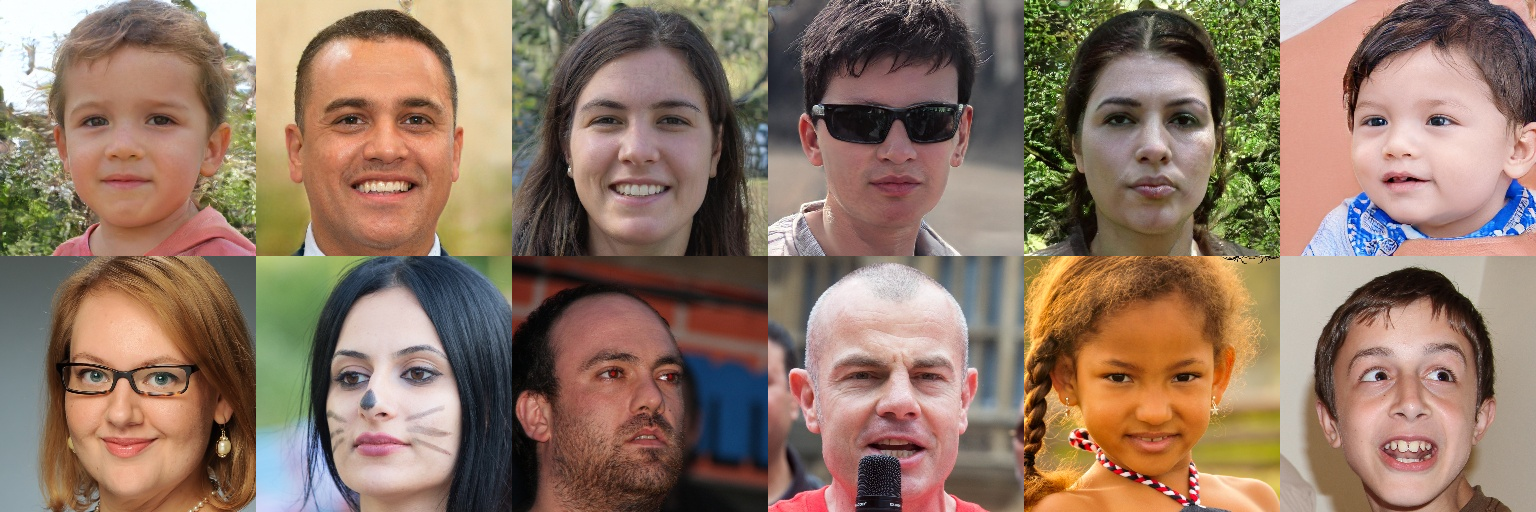
#> input picture ml/sample_sheet.png, 1536 x 512 px
$ python -i spectral_features.py   (imports and definitions only)   (older library calls are emulated)
#> lines starting #> are read from the running program, lines starting #| are printed output that depends on the picture; after the words box and inside, x2 and y2 are one past the last pixel; in counts of white or black regions, pixels touching at a corner belong together
#> further down, picture is the input picture: shape (512, 1536, 3); mean B, G, R 101.1, 118.2, 143.4
"""
Frequency-domain forensic features - the signal the original 8 features
were missing.

Why this and not another hand-tuned "tell": GAN/diffusion image
generators build pictures by repeated upsampling (transposed
convolution / interpolation). That process leaves a periodic,
checkerboard-like fingerprint that is essentially invisible to the eye
but shows up clearly in the 2D Fourier power spectrum as excess energy
at high frequencies and at specific radial bands. This is a real,
published forensic technique (spectral artifact analysis), not a
guess - and unlike "eyes look empty", it's fully computable offline.

Everything here is a plain number derived from the pixels. No model, no
network, no download.
"""
import cv2
import numpy as np
from scipy import stats

RADIAL_BINS = 12

FEATURE_NAMES = (
    [f"spec_radial_{i}" for i in range(RADIAL_BINS)]
    + [
        "spec_high_freq_ratio",
        "spec_slope",
        "residual_std",
        "residual_kurtosis",
        "residual_high_freq_ratio",
        "color_sat_mean",
        "color_sat_std",
        "chroma_lap_var",
    ]
)


def _azimuthal_profile(mag, bins=RADIAL_BINS):
    h, w = mag.shape
    cy, cx = h / 2.0, w / 2.0
    y, x = np.indices((h, w))
    r = np.hypot(y - cy, x - cx)
    r_max = r.max()
    edges = np.linspace(0, r_max, bins + 1)
    out = []
    for i in range(bins):
        m = (r >= edges[i]) & (r < edges[i + 1])
        out.append(float(mag[m].mean()) if m.any() else 0.0)
    return out


def extract(bgr_image):
    """Returns dict of floats. Never returns None - these features are
    always computable, no face detection required."""
    img = cv2.resize(bgr_image, (256, 256), interpolation=cv2.INTER_AREA)
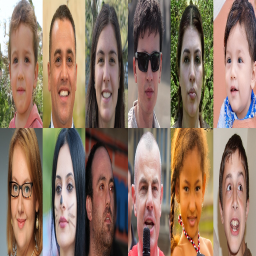
#> img: shape (256, 256, 3); mean B, G, R 101.1, 118.2, 143.4
    gray = cv2.cvtColor(img, cv2.COLOR_BGR2GRAY).astype(np.float32) / 255.0
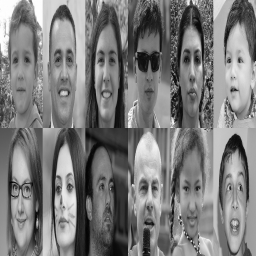
#> gray: shape (256, 256) float32; min 0.0118, max 0.996, mean 0.485

    # --- 2D power spectrum of the whole image (windowed to kill edge ringing) ---
    win = np.outer(np.hanning(gray.shape[0]), np.hanning(gray.shape[1]))
    f = np.fft.fftshift(np.fft.fft2(gray * win))
    logmag = np.log1p(np.abs(f))
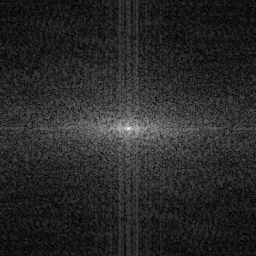
#> logmag: shape (256, 256) float64; min 0.00324, max 8.9, mean 1.41; drawn with min black and max white
    profile = _azimuthal_profile(logmag)
#> after the loop in _azimuthal_profile, `for i in range(bins):`:
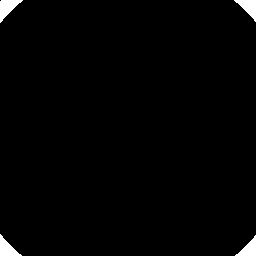
#> m: shape (256, 256) bool; 1.4% white; 4 white regions, box (x1, y1, x2, y2) and area: (0, 0, 23, 23) 258, (234, 0, 256, 22) 236, (0, 234, 22, 256) 236, (235, 235, 256, 256) 214
#> after the loop in _azimuthal_profile, `for i in range(bins):`: out = [4.41, 3.08, 2.44, 1.99, 1.7, 1.46, 1.26, 1.15, 1.03, 0.801, 0.718, 0.671]
#> profile has the same summary as out in _azimuthal_profile
    total = sum(profile) or 1.0
#> total = 20.71
    profile_norm = [p / total for p in profile]
#> profile_norm = [0.213, 0.149, 0.118, 0.0963, 0.0819, 0.0707, 0.0606, 0.0553, 0.0497, 0.0387, 0.0347, 0.0324]

    feats = {f"spec_radial_{i}": profile_norm[i] for i in range(RADIAL_BINS)}
#> feats = 12 items
    hi = sum(profile[RADIAL_BINS // 2:])
#> hi = 5.62
    feats["spec_high_freq_ratio"] = float(hi / total)

    # log-log slope of the radial profile = how fast energy falls off
    r = np.arange(1, RADIAL_BINS + 1, dtype=float)
    p = np.array(profile, dtype=float) + 1e-9
#> p has the same summary as out in _azimuthal_profile
    slope = np.polyfit(np.log(r), np.log(p), 1)[0]
#> slope = -0.767
    feats["spec_slope"] = float(slope)

    # --- high-pass residual statistics ---
    blur = cv2.medianBlur((gray * 255).astype(np.uint8), 3).astype(np.float32) / 255.0
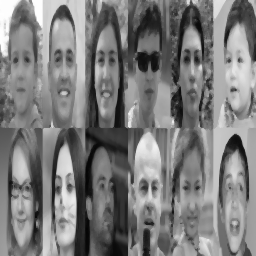
#> blur: shape (256, 256) float32; min 0.0157, max 0.996, mean 0.486
    resid = gray - blur
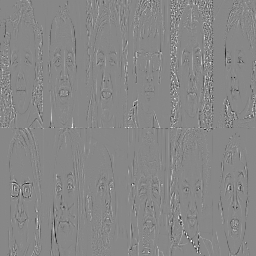
#> resid: shape (256, 256) float32; min -0.525, max 0.463, mean -0.000888; drawn with min black and max white
    feats["residual_std"] = float(resid.std())
    feats["residual_kurtosis"] = float(stats.kurtosis(resid.ravel()))
    rf = np.fft.fftshift(np.fft.fft2(resid * win))
    rprof = _azimuthal_profile(np.log1p(np.abs(rf)))
#> rprof = [1.33, 1.26, 1.23, 1.26, 1.27, 1.24, 1.17, 1.13, 1.07, 0.869, 0.781, 0.743]
    rtot = sum(rprof) or 1.0
#> rtot = 13.35
    feats["residual_high_freq_ratio"] = float(sum(rprof[RADIAL_BINS // 2:]) / rtot)

    # --- colour statistics (generators often compress the saturation range) ---
    hsv = cv2.cvtColor(img, cv2.COLOR_BGR2HSV)
#> hsv: shape (256, 256, 3); mean H, S, V 37.2, 87.9, 147.7
    sat = hsv[:, :, 1].astype(np.float32) / 255.0
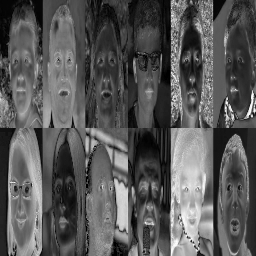
#> sat: shape (256, 256) float32; min 0, max 1, mean 0.345
    feats["color_sat_mean"] = float(sat.mean())
    feats["color_sat_std"] = float(sat.std())
    ycrcb = cv2.cvtColor(img, cv2.COLOR_BGR2YCrCb)
#> ycrcb: shape (256, 256, 3); mean of channels 0, 1, 2 123.8, 142, 115.2
    feats["chroma_lap_var"] = float(cv2.Laplacian(ycrcb[:, :, 1], cv2.CV_64F).var())

    return feats

>>> import cv2
>>> picture = cv2.imread('sample_sheet.png')
>>> result = extract(picture)
#> result = 20 items
